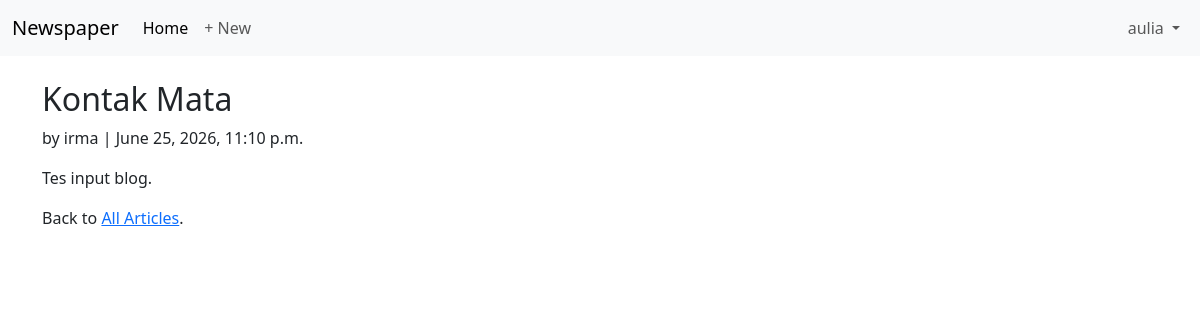
Screenshot of /articles/4/ (signed in) with the database file from the repository.
### accounts/models.py (models this page shows)
class CustomUser(AbstractUser):
    age = models.PositiveIntegerField(null=True, blank=True)

### articles/models.py (models this page shows, shortened)
class Article(models.Model):
    title = models.CharField(max_length=255)
    body = models.TextField()
    date = models.DateTimeField(auto_now_add=True)
    author = models.ForeignKey(
          settings.AUTH_USER_MODEL,
          on_delete=models.CASCADE,
    )

### articles/views.py (the view)
# urls.py: path("<int:pk>/", ArticleDetailView.as_view(),
class ArticleDetailView(DetailView):
    model = Article
    template_name = "article_detail.html"

### templates/article_detail.html (shortened to what this page needs)
{% extends "base.html" %}
{% block content %}
<h2>{{ article.title }}</h2>
<p>by {{ article.author }} | {{ article.date }}</p>
<p>{{ article.body }}</p>
<p>Back to <a href="{% url 'article_list' %}">All Articles</a>.</p>
{% endblock content %}

### templates/base.html (shortened to what this page needs)
<!DOCTYPE html>
<html>
<head>
  <link href="https://cdn.jsdelivr.net/npm/bootstrap@5.3.3/dist/css/bootstrap.min.css"
    rel="stylesheet"
>
</head>
<body>
  <nav class="navbar navbar-expand-lg bg-body-tertiary">
    <div class="container-fluid">
      <a class="navbar-brand" href="{% url 'home' %}">Newspaper</a>
      <div class="collapse navbar-collapse" id="navbarSupportedContent">
        <ul class="navbar-nav me-auto mb-2 mb-lg-0">
          <li class="nav-item">
            <a class="nav-link active" aria-current="page" href="{% url 'home' %}">Home</a>
          </li>
          {% if user.is_authenticated %}
          <li class="nav-item">
            <a href="{% url 'article_new' %}" class="nav-link">+ New</a>
          </li>
          {% endif %}
        </ul>
        {% if user.is_authenticated %}
        <ul class="navbar-nav">
          <li class="nav-item dropdown">
            <a class="nav-link dropdown-toggle" href="#" role="button"
              data-bs-toggle="dropdown" aria-expanded="false">
              {{ user.username }}
            </a>
          </li>
        </ul>
        {% else %}
        <div class="d-flex gap-2">
          <a href="{% url 'login' %}" class="btn btn-outline-secondary">Log in</a>
          <a href="{% url 'signup' %}" class="btn btn-primary">Sign up</a>
        </div>
        {% endif %}
      </div>
    </div>
  </nav>
  <main>
    <div class="container mt-4">
      {% block content %}
      {% endblock content %}
    </div>
  </main>
</body>
</html>

### rows the page displays
CustomUser: username "aulia"
Article: title "Kontak Mata", author "irma", date "June 25, 2026, 11:10 p.m.", body "Tes input blog."
